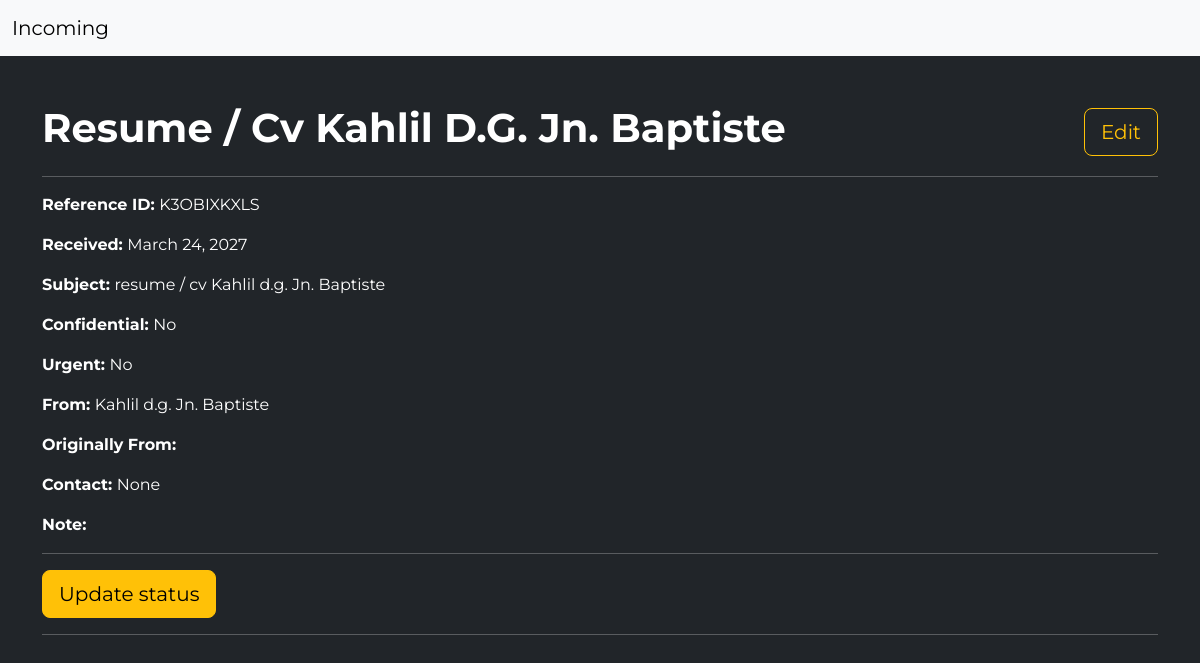
The app's page /details/k3obixkxls/ with its own data.
### incomings/models.py (models this page shows, shortened)
class Incoming(models.Model):
    ref = models.CharField(
        max_length=10, unique=True, default=get_random_string(length=10)
    )
    slug = models.SlugField(max_length=10, unique=True, blank=True, null=True)
    created_at = models.DateTimeField(auto_now_add=True)
    received_on = models.DateField(blank=True, null=True)
    conf = models.BooleanField('confidential',default=False)
    urgent = models.BooleanField(default=False)
    received_from = models.CharField("from", max_length=100, blank=True, null=True)
    note = models.TextField(blank=True, null=True)
    originally_from = models.CharField(max_length=100, blank=True, null=True)
    contact = models.CharField(max_length=100, blank=True, null=True)
    phone = models.CharField(max_length=100, blank=True, null=True)
    email = models.EmailField(blank=True, null=True)
    letter_dated = models.DateField(blank=True, null=True,  default=timezone.now)
    subject = models.TextField(blank=True, null=True)
    file = models.FileField(upload_to="incoming_files/", blank=True, null=True)
    class Meta:
        ordering = ["-received_on"]

### incomings/views.py (the view)
# urls.py: path("details/<slug:slug>/", views.IncomingDetailView.as_view(), name="detail"),
class IncomingDetailView(DetailView):
    model = models.Incoming

### templates/incomings/incoming_detail.html (shortened to what this page needs)
{% extends 'base.html' %}
{% load humanize %}
{% block content %}
<div class="container">
    <div class="d-flex justify-content-between align-items-center">
        <h1 class="fw-bold">{{object.subject|title}}</h1>
        <a class="btn btn-lg btn-outline-warning"
            href="{% url 'update' object.slug %}">Edit</a>
    </div>
    <hr>
    <p><strong>Reference ID: </strong>{{object.ref|upper}}</p>
    <p><strong>Received: </strong>{{object.received_on}}</p>
    <p><strong>Subject: </strong>{{object.subject}}</p>
    <p><strong>Confidential: </strong>{{object.conf|yesno:'Yes,No'}}</p>
    <p><strong>Urgent: </strong>{{object.urgent|yesno:'Yes,No'}}</p>
    <p><strong>From: </strong>{{object.received_from}}</p>
    <p><strong>Originally From: </strong>{{object.originally_from}}</p>
    <p><strong>Contact: </strong>{{object.contact}} {{object.phone}}
    </p>
    <p><strong>Note: </strong>{{object.note}}</p>
    <hr>
    <a class="btn btn-lg btn-warning"
        href="{% url 'change-status' object.slug %}">Update status</a>
    <hr>
</div>
{% endblock content %}

### templates/base.html (style rules this page uses)
html, body { font-family: "Montserrat", serif; font-optical-sizing: auto; font-style: normal; }

### records on screen
Incoming: subject "Resume / Cv Kahlil D.G. Jn. Baptiste", ref "K3OBIXKXLS", received_on "March 24, 2027", subject "resume / cv Kahlil d.g. Jn. Baptiste", conf "No", urgent "No", received_from "Kahlil d.g. Jn. Baptiste", phone "None"
